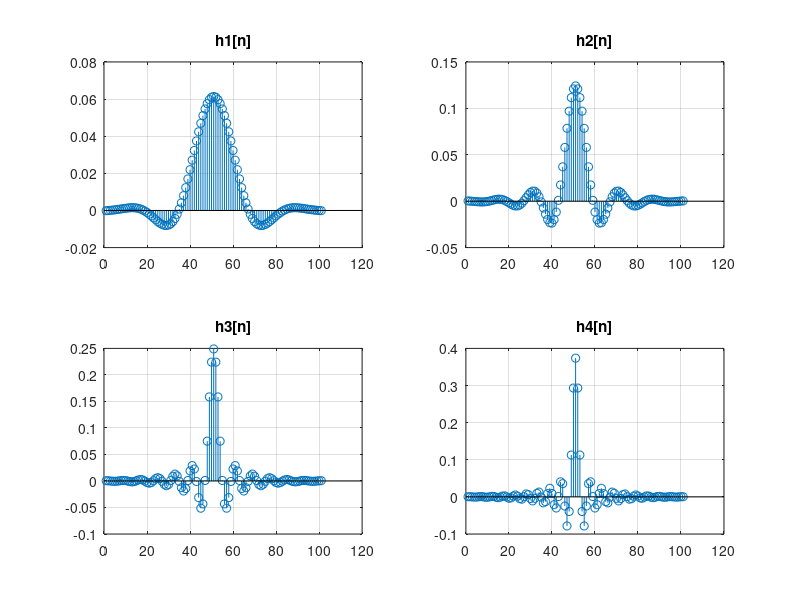
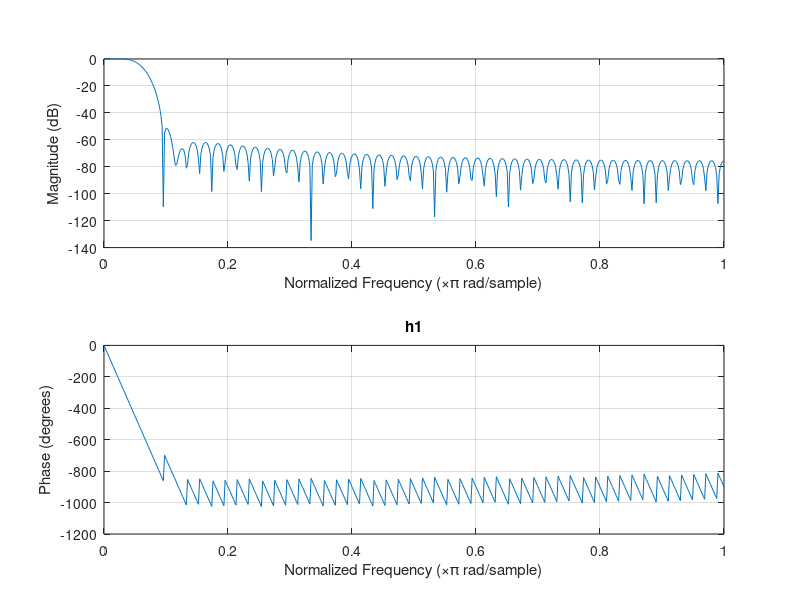
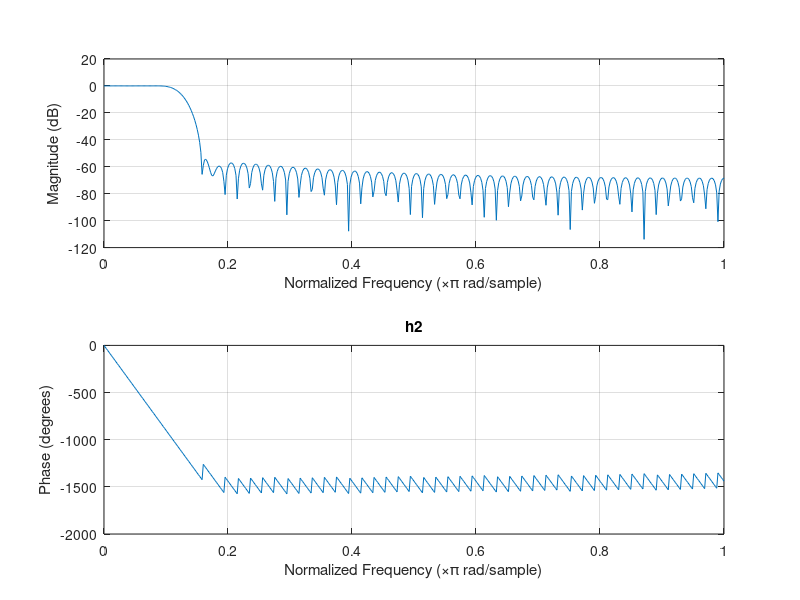
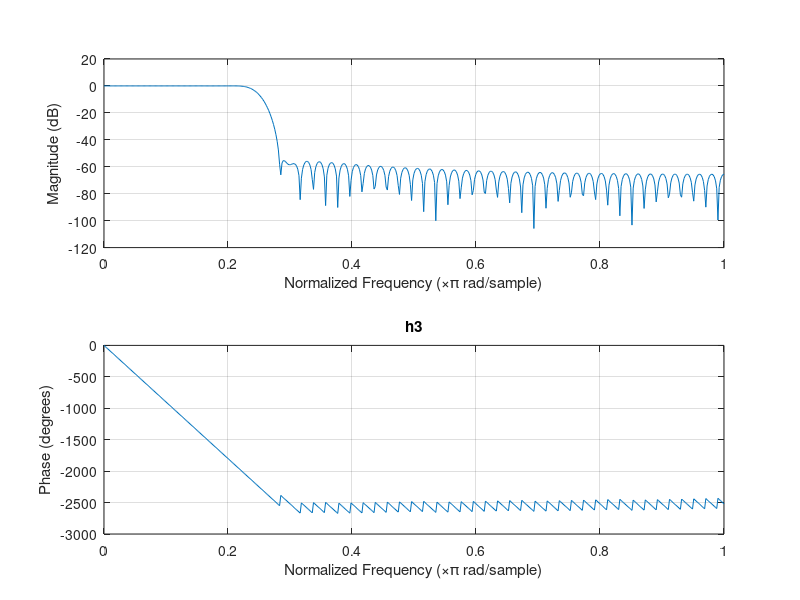

The MATLAB source for these figures, in order:
clc;clear all; close all;

%These are Sinc functions in time-domain,
%which means they are window functions in freq-domain. 
h1 = fir1(100,500/8000,'low');
h2 = fir1(100,1000/8000,'low');
h3 = fir1(100,2000/8000,'low');
h4 = fir1(100,3000/8000,'low');

subplot(2,2,1);stem(h1); title('h1[n]','Linewidth',1); grid on;
subplot(2,2,2);stem(h2); title('h2[n]','Linewidth',1); grid on;
subplot(2,2,3);stem(h3); title('h3[n]','Linewidth',1); grid on;
subplot(2,2,4);stem(h4); title('h4[n]','Linewidth',1); grid on;

figure; freqz(h1); title('h1');
figure; freqz(h2); title('h2');
figure; freqz(h3); title('h3');
figure; freqz(h4); title('h4');
